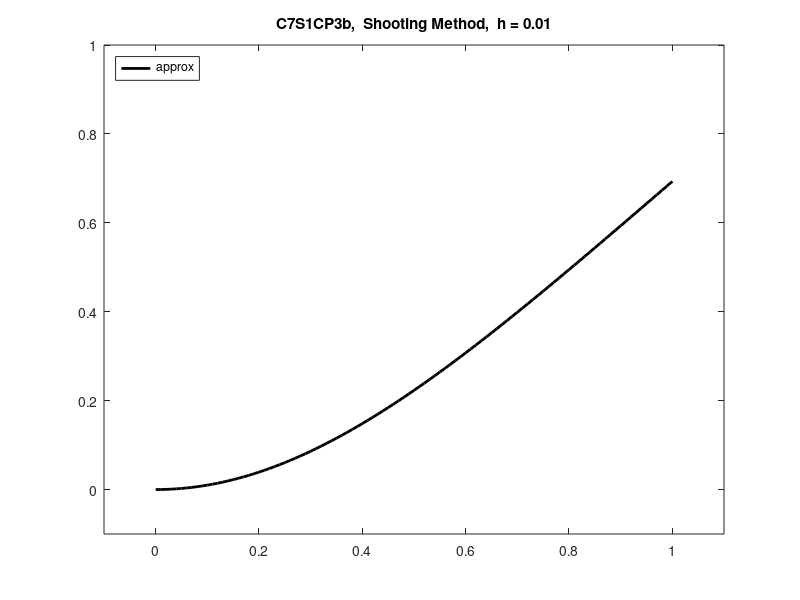

This chart was generated by the following MATLAB code:
% Apply the Shooting Method to the BVP
% y'' = 2 e^{-2y}(1-t^2)
% y(0) = 0, y(1) = ln(2)
% 
% Find a bracketing interval [s0, s1] and plot the solution.

function []= Hw7_1_3b()

close all
clear all

% initialize time variables, h, and tolerance
ta = 0;
tb = 1;
h = 0.01;
tol = 10^(-10);

% initialize bcs
ya = 0;
yb = log(2);
disp(['y(tb) = ', num2str(yb)]);

% guess s0 and s1
s0 = 0.5;
s1 = -1.0;

% call the solver for s0 and s1
[~, w0] = RK4Vf([ta tb], [ya, s0], h, @ff);    % creating the bracket
[~, w1] = RK4Vf([ta tb], [ya, s1], h, @ff);    % only return position

% compute and display the error, check that they have different signs
e0 = yb - w0(1,end);
disp(['error1 = ', num2str(e0)]);
e1 = yb - w1(1,end);
disp(['error2 = ', num2str(e1)]);

error = min(abs(e0), abs(e1));     % want the error that below the yb

while abs(error) > tol
    s = (s0+s1)/2;      % compute new slope if the error is too large
    [t, w] = RK4Vf([ta tb], [ya, s]', h, @ff);
    error = yb - w(1,end);         % compute new error
    if error*e0 > 0                % check the new bracket
        s0 = s;                    % bring the upper bracket downward
%        e0 = error;
    else
        s1 = s;                    % using s as the new lower bracket
%        e1 = error;
    end
end
disp(['final s = ', num2str(s)]);

% put figure in convenient position on screen
figure('Position', [800 500 560 420])
% plot the approximate solution
plot(t, w(1,:), 'k-', 'LineWidth', 2);
xlim([ta-0.1 tb+0.1]);
ylim([-0.1 1]);
title(['C7S1CP3b,  Shooting Method,  h = ', num2str(h)]);
hleg = legend('approx');
set(hleg, 'Location','NorthWest');

% define the Right Hand Side (RHS)
function y = ff(t, u)
y = zeros(length(u), 1);
y(1) = u(2);
y(2) = 2*exp(-2*u(1))*(1-t^2);




% Vector RK4 Method for Solving Initial Value Problems
% Input:  interv - interval [a,b]
%         ics - initial conditions
%         h - step size
%         f - user defined function for rhs
% Output: t - time steps, w - solution
% Usage: y = RK4Vf([0 10], [pi/4, 0]', 0.1, @f);
% NOTE: 1) f is defined by a Matlab "function" for f(t, y)
%       2) f can be a scalar
%       3) if f is a vector, it must return a column vector

function [t, w] = RK4Vf(interv, ics, h, f)
% creating step size, time vector, and initial time
n = round((interv(2) - interv(1))/h);
t = zeros(n+1,1);
t(1) = interv(1);

% creating position vector and initial position
w = zeros(length(ics), n+1);
w(:,1) = ics;

% computing new position with new time
for i = 1:n
  t(i+1) = t(i) + h;
  w(:, i+1) = RK4stepVf(t(i), w(:, i), h, f);
end

% One step of RK4Vf
% Input: t - current time
%        y - current function values
%        h - stepsize
%        f - rhs
% Output: w - approximate solution w at time t + h

function [w] = RK4stepVf(t, y, h, f)
% compute s1, s2, s3, s4
h2 = h/2;
s1 = f(t, y);
s2 = f(t + h2, y + h2*s1);
s3 = f(t + h2, y + h2*s2);
s4 = f(t + h, y + h*s3);
% compute w_i+1
w = y + (h/6)*(s1 + 2*s2 + 2*s3 + s4);
